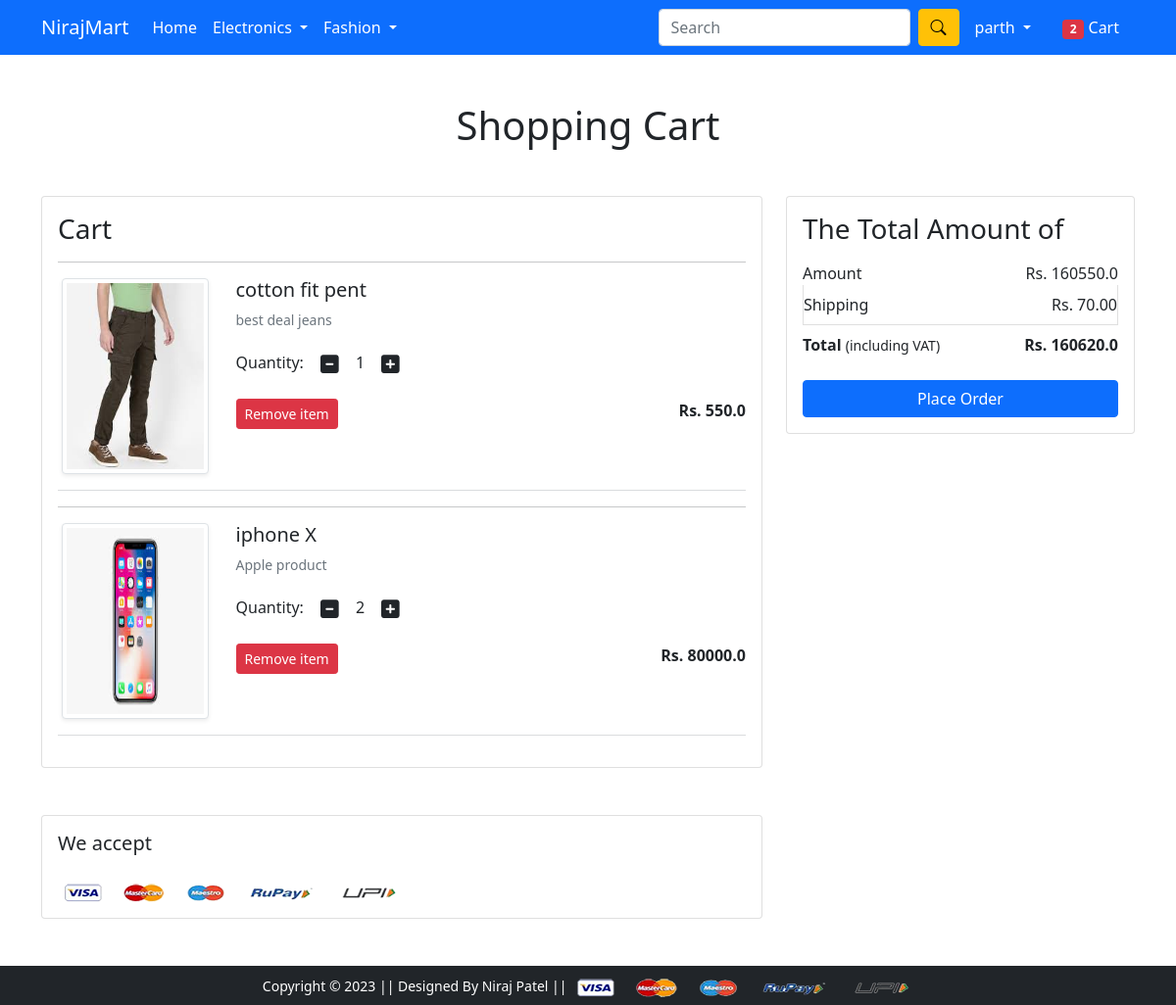
The app's page /cart/ (signed in) with its own data.
### app/models.py (models this page shows, shortened)
class Cart(models.Model):
    user = models.ForeignKey(User, on_delete=models.CASCADE)
    product = models.ForeignKey(Product, on_delete=models.CASCADE)
    quantity = models.PositiveIntegerField(default=1)

class Product(models.Model):
    title = models.CharField(max_length=100)
    selling_price = models.FloatField()
    discount_price = models.FloatField()
    discription = models.TextField()
    brand = models.CharField(max_length=100)
    category = models.CharField(choices=CATEGOTY_CHOICES, max_length=2)
    product_image = models.ImageField(upload_to='productimg')

### app/views.py (the view)
# urls.py: path('cart/', views.show_cart, name='show_cart'),
@login_required
def show_cart(request):
   if request.user.is_authenticated:
      cart_lenth = Cart.objects.filter(user=request.user).count()
      user = request.user
      cart_data = Cart.objects.filter(user=user)
      amount = 0.0
      delivery_charge = 70.0
      totamount = 0.0
      cart_product = [p for p in Cart.objects.all() if p.user==user]
      if cart_product:
         for p in cart_product:
            temp_amount = (p.quantity * p.product.discount_price)
            amount += temp_amount
            totamount = amount + delivery_charge
      return render(request, 'app/addtocart.html', {'cart':cart_data, 'amount':amount, 'totamount':totamount, 'cart_lenth':cart_lenth})

### app/templates/app/addtocart.html (shortened to what this page needs)
{% extends 'app/base.html' %}
{% load static %}
{% block main-content %}
<div class="container my-5">
 <div class="row">
  <h1 class="text-center mb-5">Shopping Cart</h1>
  <div class="col-sm-8">
  <div class="card">
   <div class="card-body">
    <h3>Cart</h3>
    {% for cart in cart %}
    <hr>
    <div class="row">
    <div class="col-sm-3 text-center align-self-center"><img src="{{cart.product.product_image.url}}" alt="" srcset="" class="img-fluid img-thumbnail shadow-sm" height="150" width="150" style="height: 200px;"> </div>
     <div class="col-sm-9">
      <div>
       <h5>{{cart.product.title}}</h5>
       <p class="mb-2 text-muted small">{{cart.product.discription}}</p>
       <div class="my-3">
        <label for="quantity">Quantity:</label>
        <a class="minus-cart btn" pid={{cart.product.id}} ><i class="fas fa-minus-square fa-lg"></i></a>
          <span id="quantity">{{cart.quantity}}</span>
        <a class="plus-cart btn"  pid={{cart.product.id}}><i class="fas fa-plus-square fa-lg"></i></a>
      </div>
       <div class="d-flex justify-content-between">
        <a href="{% url 'remove' cart.id %}" class="btn btn-sm btn-danger mr-3">Remove item </a>
        <p class="mb-0"><span><strong>Rs. {{cart.product.discount_price}}</strong></span></p>
       </div>
      </div>
     </div>
    </div>
    <hr class="text-muted">
    {% endfor %}
   </div>
   </div>
  </div>
  <div class="col-sm-4">
   <div class="card">
    <div class="card-body">
      <h3>The Total Amount of</h3>
      <ul class="list-group">
       <li class="list-group-item d-flex justify-content-between align-items-center border-0 px-0 pb-0">Amount<span>Rs. <span id='amount'>{{amount}}</span></span></li>
       <li class="list-group-item d-flex justify-content-between align-items-center px-0">Shipping<span>Rs. 70.00</span></li>
       <li class="list-group-item d-flex justify-content-between align-items-center border-0 px-0 mb-3">
        <div>
           <strong>Total</strong> <small>(including VAT)</small>
         </div>
         <span><strong>Rs. <strong id='totalamount'>{{totamount}}</strong></strong></span>
       </li>
      </ul>
      <div class="d-grid"><a href="{% url 'checkout' %}" class="btn btn-primary">Place Order</a></div>
    </div>
   </div>
  </div>
 </div>
</div>
<div class="container">
 <div class="row">
  <div class="col-sm-8">
   <div class="card">
    <div class="card-body">
      <h5 class="mb-4">We accept</h5>
      <img src="{% static 'app/images/payment.png' %}" alt="" class="img-fluid">
    </div>
  </div>
  </div>
 </div>
</div>
{% endblock main-content %}

### app/templates/app/base.html (shortened to what this page needs)
<!doctype html>
{% load static %}
<html lang="en">
<head>
  <link href="https://cdn.jsdelivr.net/npm/bootstrap@5.0.0-beta1/dist/css/bootstrap.min.css" rel="stylesheet"
>
  <link rel="stylesheet" href="https://cdn.jsdelivr.net/npm/bootstrap-icons@1.10.3/font/bootstrap-icons.css">
  <link rel="stylesheet" href="{% static 'app/css/owl.carousel.min.css' %}">
  <link rel="stylesheet" href="{% static 'app/css/all.min.css' %}">
  <link rel="stylesheet" href="{% static 'app/css/style.css' %}">
</head>
<body>
  <nav class="navbar navbar-expand-lg navbar-dark bg-primary">
    <div class="container">
      <a class="navbar-brand" href="/">NirajMart</a>
      <div class="collapse navbar-collapse" id="navbarSupportedContent">
        <ul class="navbar-nav me-auto mb-2 mb-lg-0">
          <li class="nav-item">
            <a class="nav-link active" aria-current="page" href="/">Home</a>
          </li>
          <li class="nav-item dropdown">
            <a class="nav-link dropdown-toggle text-white" href="#" id="electronicsDropdown" role="button"
              data-bs-toggle="dropdown" aria-expanded="false">
              Electronics
            </a>
          </li>
          <li class="nav-item dropdown">
            <a class="nav-link dropdown-toggle text-white" href="#" id="fashionDropdown" role="button"
              data-bs-toggle="dropdown" aria-expanded="false">
              Fashion
            </a>
          </li>
        </ul>
        <form class="d-flex" action="/search">
          <input class="form-control me-2" type="search" name="search" placeholder="Search" aria-label="Search">
          <button class="btn btn-warning" type="submit"><i class="bi bi-search"></i></button>
        </form>
        <div>
          <ul class="navbar-nav me-auto mb-2 mb-lg-0">
            {% if request.user.is_authenticated %}
            <li class="nav-item dropdown mx-2">
              <a class="nav-link dropdown-toggle text-white" href="#" id="profileDropdown" role="button"
                data-bs-toggle="dropdown" aria-expanded="false">
                {% if request.user.is_authenticated %}
                {{request.user.username}}
                {% else %}
                Guest
                {% endif %}
              </a>
            </li>
            <li class="nav-item mx-2">
              <a href="{% url 'show_cart' %}" class="nav-link text-white"><span class="badge bg-danger">{{cart_lenth}}</span>
                Cart
              </a>
            </li>
            {% endif %}
          </ul>
        </div>
      </div>
    </div>
  </nav>
  {% block main-content %} {% endblock main-content %}
  <footer class="container-fluid bg-dark text-center p-2 mt-5">
    <small class="text-white">Copyright &copy; 2023 || Designed By Niraj Patel || </small>
    <img src="{% static 'app/images/payment.png' %}" alt="" srcset="" class="img-fluid" height="2px">
  </footer>
</body>
</html>

### records on screen
Cart: product.product_image (picture), product "cotton fit pent", product.discription "best deal jeans", quantity "1", product.discount_price "550.0"
Cart: product.product_image (picture), product "iphone X", product.discription "Apple product", quantity "2", product.discount_price "80000.0"

### other values on screen
{{ request.user.username }} "parth"
{{ cart_lenth }} "2"
{{ amount }} "160550.0"
{{ totamount }} "160620.0"
